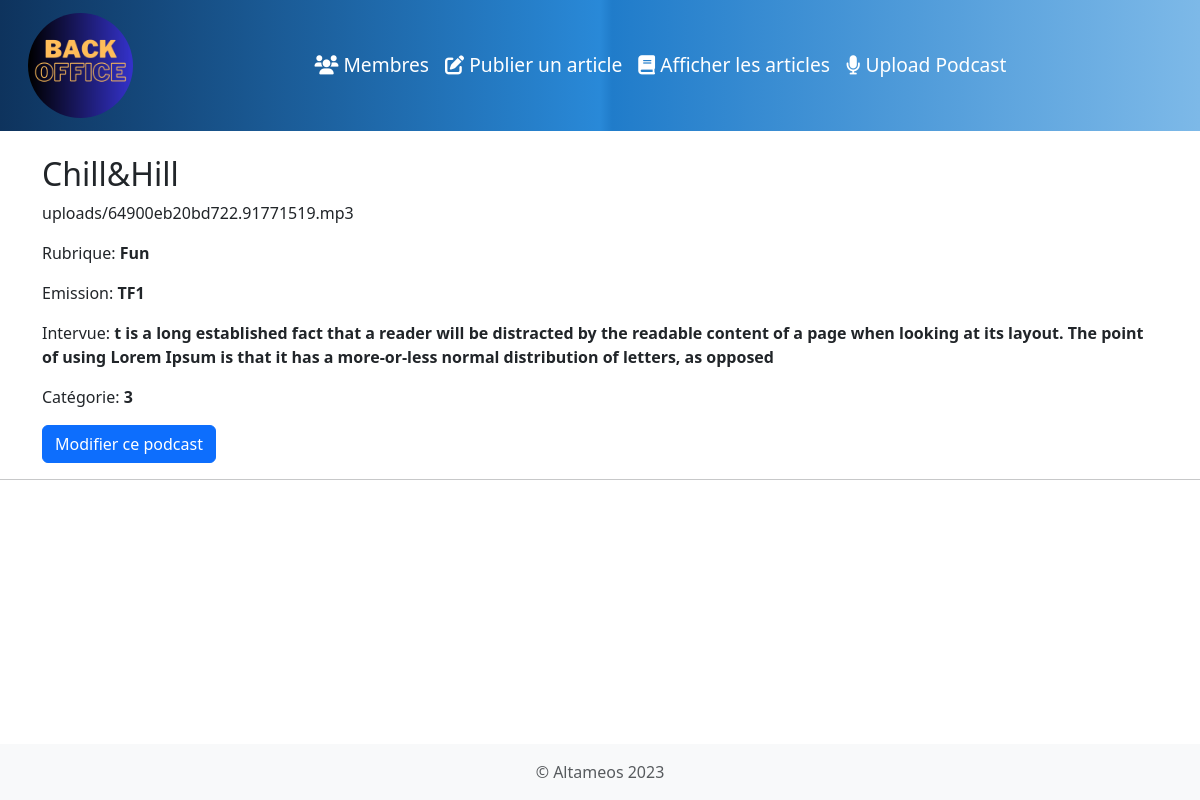
Page /modifier_podcast.php on the committed database.
### tables this page shows
CREATE TABLE `podcast` (
  `id` int NOT NULL,
  `title` varchar(255) NOT NULL,
  `file_path` varchar(255) NOT NULL,
  `rubrique` varchar(255) DEFAULT NULL,
  `emission` varchar(255) DEFAULT NULL,
  `intervue` text,
  `id_categorie` int DEFAULT NULL
);

### modifier_podcast.php (the view, shortened to what this page needs)
<?php
include('config.php');
$req = $conn->query('SELECT * FROM podcast');
$podcasts = $req->fetchAll();
?>
 <!DOCTYPE html>
 <html lang="en">
 <head>
 </head>
<?php include('./include/header.php'); ?>
    <?php foreach($podcasts as $podcast): ?>
        <div class="container mt-4">
            <h2><?= htmlspecialchars($podcast['title']); ?></h2>
            <p><?= nl2br(htmlspecialchars($podcast['file_path'])); ?></p>
            <p>Rubrique: <strong><?= nl2br(htmlspecialchars($podcast['rubrique'])); ?></p></strong>
            <p>Emission: <strong><?= nl2br(htmlspecialchars($podcast['emission'])); ?></p></strong>
            <p>Intervue: <strong><?= nl2br(htmlspecialchars($podcast['intervue'])); ?></p></strong>
            <p>Catégorie: <strong><?= nl2br(htmlspecialchars($podcast['id_categorie'])); ?></p></strong>
            <a href="?id=<?= $podcast['id']; ?>" class="btn btn-primary">Modifier ce podcast</a>
        </div>
        <hr>
    <?php endforeach; ?>
   <?php include('./include/footer.php');?>

### rows in the picture
podcast: title "Chill&Hill", file_path "uploads/64900eb20bd722.91771519.mp3", rubrique "Fun", emission "TF1", intervue "t is a long established fact that a reader will be distracted by the readable content of a page when looking at its layout. The point of using Lorem Ipsum is that it has a more-or-less normal distribution of letters, as opposed", id_categorie "3"
